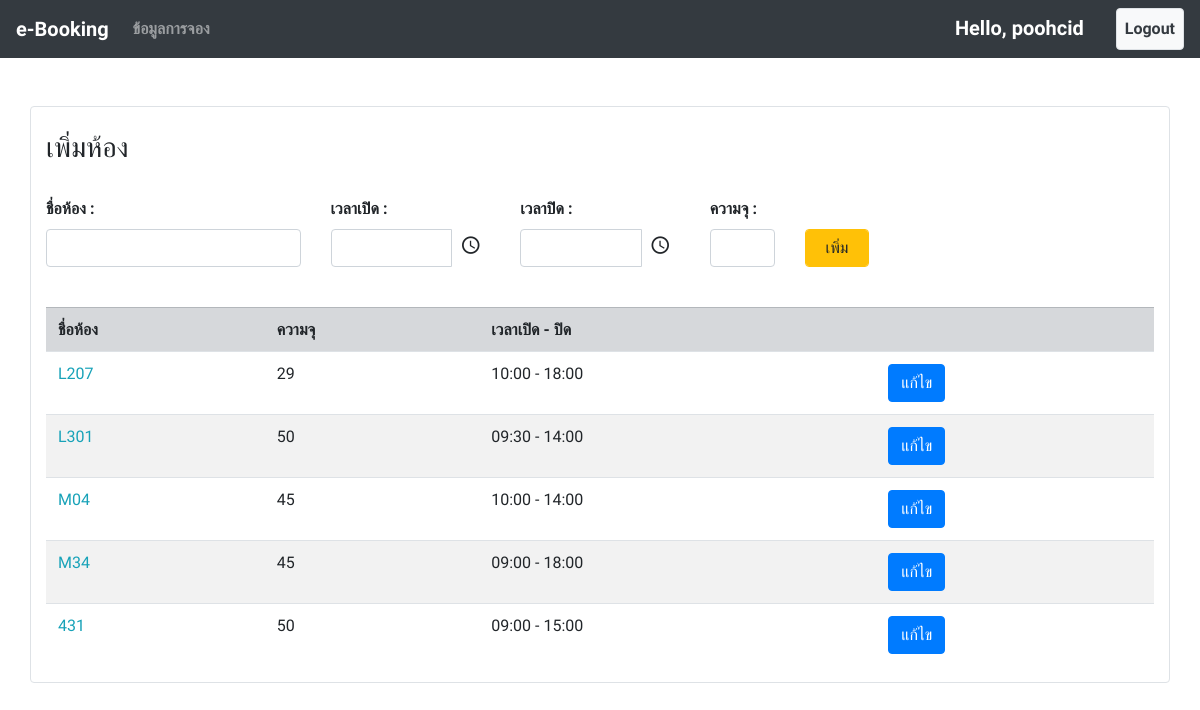
Page /room_list/ (signed in) on the earlier database version.
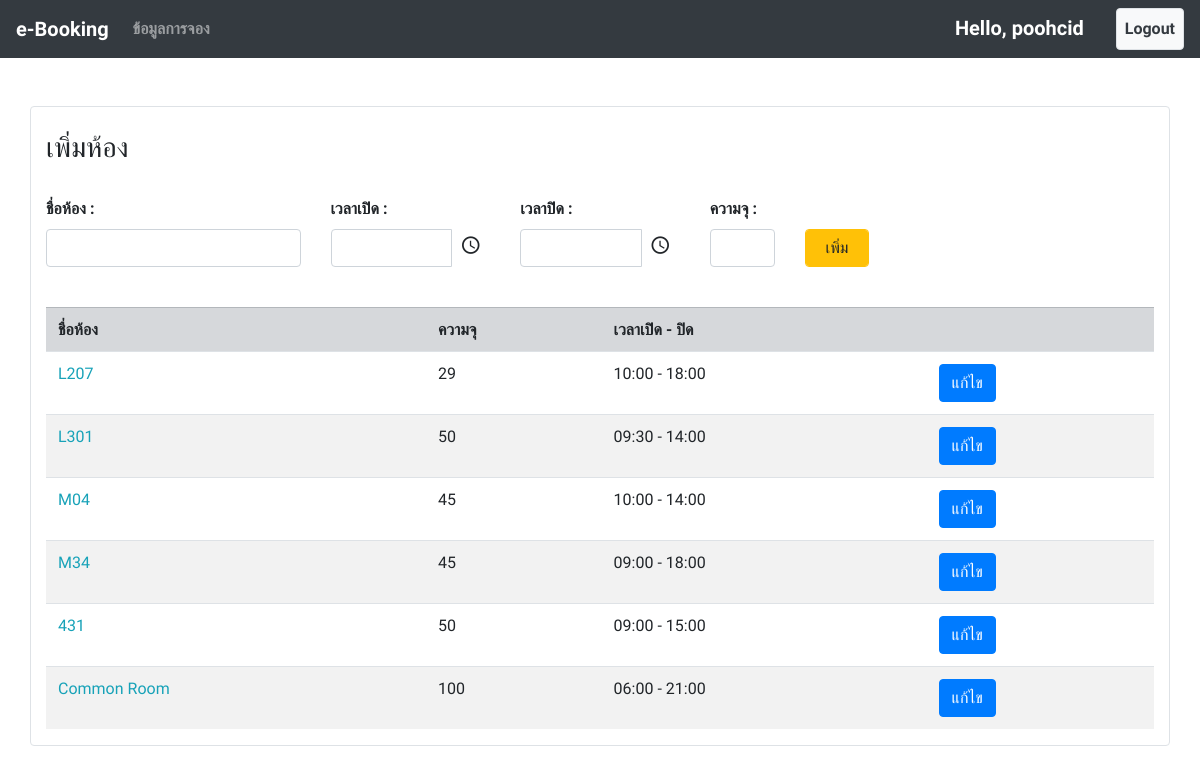
Same page on the later database version.
### booking/models.py (models this page shows, shortened)
class Room(models.Model):
    name = models.CharField(max_length=100)
    open_time = models.TimeField()
    close_time = models.TimeField()
    capacity = models.IntegerField(default=0)

### booking/views.py (the view, shortened to what this page needs)
# urls.py: path('room_list/', views.room_list, name="room_list"),
@login_required
def room_list(request):
    context = {
        "user" : request.user,
        "room" : Room.objects.all()
    }
    return render(request, 'admin_page/room_list.html', context=context)

### booking/templates/admin_page/room_list.html (shortened to what this page needs)
{% extends 'base.html' %}
{% block content %}
    <br><br>
    <div class="container border rounded bg-white">
        <br>
        <form action="{% url 'room_list' %}" method="POST">
            <h3>เพิ่มห้อง</h3>
            <br>
            <div class="row">
                <div class="col-3">
                    <label for=""><b>ชื่อห้อง : </b></label>
                    <input type="text" name="name" class="form-control" required>
                </div>
                <div class="col-2">
                    <label for=""><b>เวลาเปิด : </b></label>
                    <input id="timepicker1" name="open_time" class="form-control" required>
                </div>
                <div class="col-2">
                    <label for=""><b>เวลาปิด : </b></label>
                    <input id="timepicker2" name="close_time" class="form-control" required>
                </div>
                <div class="col-1">
                    <label for=""><b>ความจุ : </b></label><input type="number" name="capacity" class="form-control" required>
                </div>
                <div class="col-1">
                    <br>
                    <button type="submit" class="form-control btn btn-warning">เพิ่ม</button>
                </div>
            </div>
        </form>
        <br>
        <table class="table table-striped">
            <tr class="table-Secondary">
                <th>ชื่อห้อง</th>
                <th>ความจุ</th>
                <th>เวลาเปิด - ปิด</th>
                <th></th>
            </tr>
            {% for i in room %}
            <tr>
                <td class="text-info">{{ i.name }}</td>
                <td>{{ i.capacity }}</td>
                <td>{{ i.open_time|date:'H:i' }} - {{ i.close_time|date:'H:i' }}</td>
                <td><a href="{% url 'room_edit' id=i.id %}"><button type="button" class="btn btn-primary">แก้ไข</button></a></td>
            </tr>
            {% endfor %}
        </table>
    </div>
{% endblock content %}

Differences in the rows shown:
added Room: name "Common Room", capacity "100", open_time "06:00", close_time "21:00"
